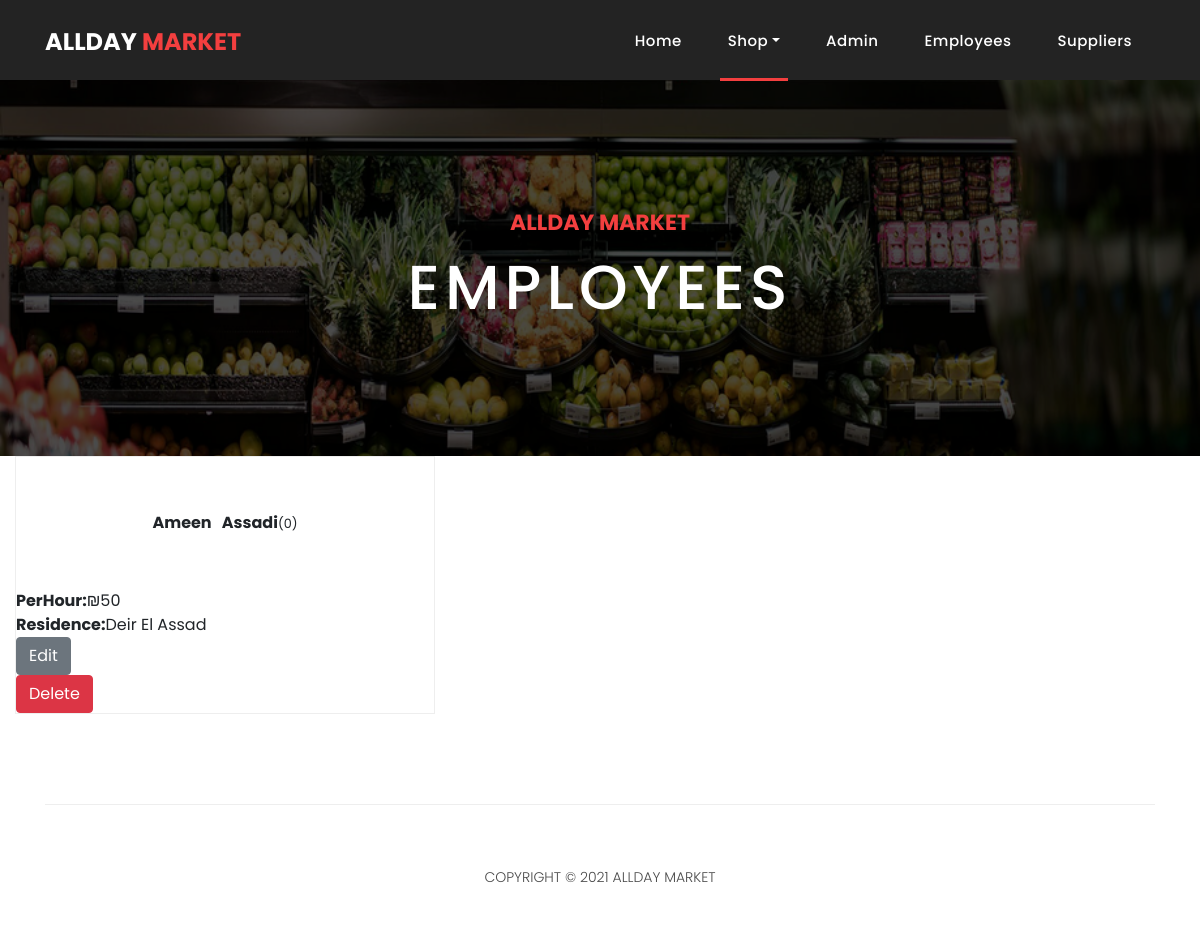
The app's page /employees.php (signed in), older data.
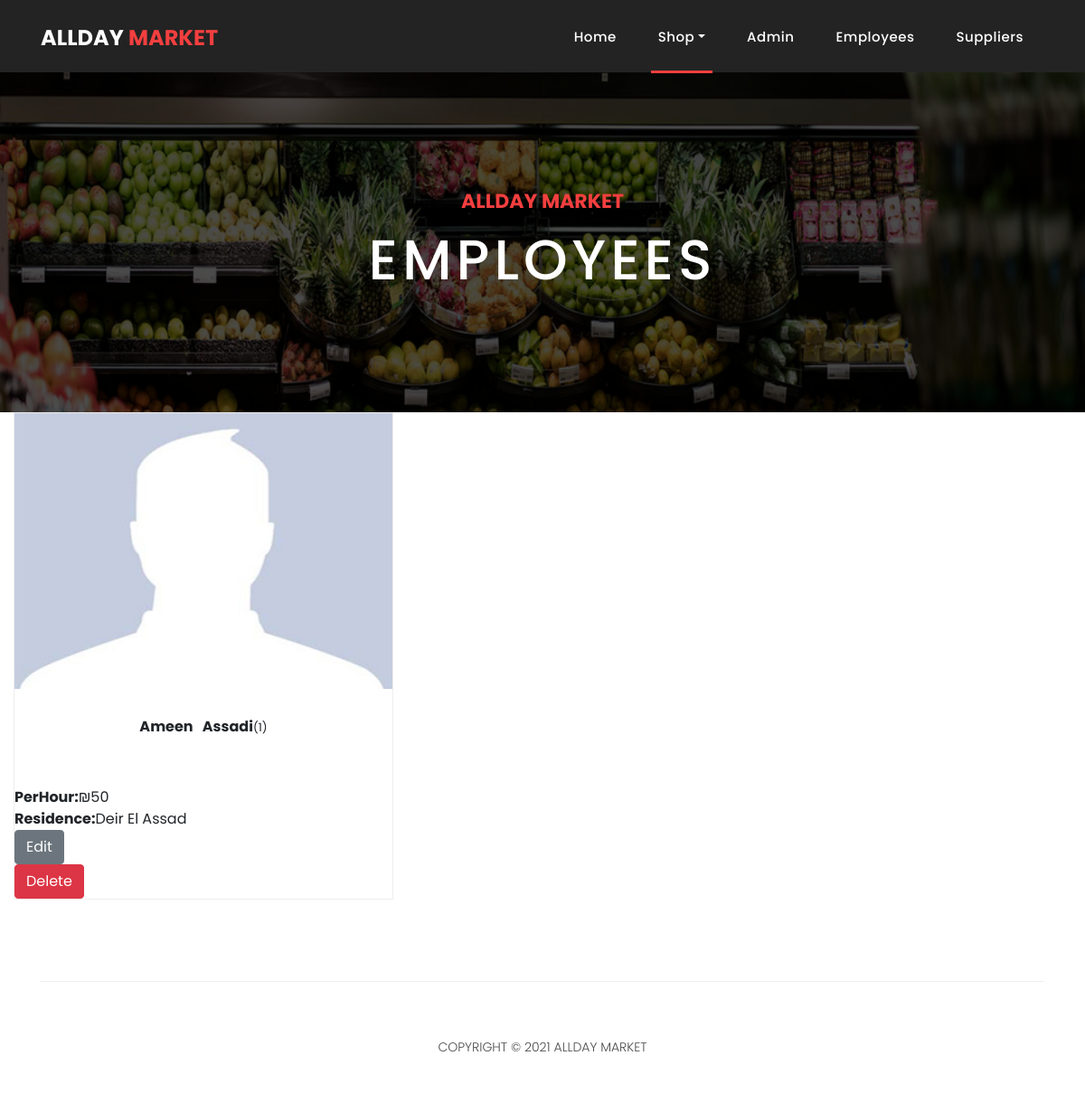
The same page, newer data.
### tables this page shows
CREATE TABLE `employees` (
  `id` int(11) NOT NULL,
  `eID` int(9) NOT NULL,
  `firstname` varchar(50) NOT NULL,
  `lastname` varchar(50) NOT NULL,
  `depNum` tinyint(1) NOT NULL,
  `perhour` int(11) NOT NULL,
  `residence` varchar(256) NOT NULL,
  `avatar` varchar(50) DEFAULT NULL
);

### employees.php (the view, shortened to what this page needs)
<!DOCTYPE html>
<html lang="en">
   <head>
      <link href="vendor/bootstrap/css/bootstrap.min.css" rel="stylesheet">
      <link rel="stylesheet" href="assets/css/fontawesome.css">
      <link rel="stylesheet" href="assets/css/style.css">
      <link rel="stylesheet" href="assets/css/owl.css">
   </head>
   <body>
      <header class="">
         <?php
            if(isset($_SESSION['email'])){
            	if($_SESSION['email'] === 'admin@allday.com'){
            $basedir = realpath(__DIR__);
            		include($basedir . '/navbars/navadmin.php');
            	}
            	else{
            $basedir = realpath(__DIR__);
            		include($basedir . '/navbars/navuser.php');
            	}
            }
            else{
            $basedir = realpath(__DIR__);
            include($basedir . '/navbars/nav.php');
            }
            ?>
      </header>
      <div class="page-heading about-heading header-text" style="background-image: url(assets/images/veghs.png);">
         <div class="container">
            <div class="row">
               <div class="col-md-12">
                  <div class="text-content">
                     <h4>AllDay Market</h4>
                     <h2>Employees</h2>
                  </div>
               </div>
            </div>
         </div>
      </div>
      <div class="col-md-9">
         <div class="row">
            <?php
                           include 'db.php';
                           $sql = "SELECT * FROM employees";
                           $stmt= mysqli_stmt_init($conn);
                           mysqli_stmt_prepare($stmt,$sql);
                           mysqli_stmt_execute($stmt);
                           $results=mysqli_stmt_get_result($stmt);
               	if(isset($_SESSION['email'])){
               	if($_SESSION['email'] === 'admin@allday.com'){
               		while ($row=mysqli_fetch_assoc($results))
               			{
               			  $ID = $row['id'];
               			  $firstname = $row['firstname'];
               			  $lastname = $row['lastname'];
               			  $perhour=$row['perhour'];
               			  $residence=$row['residence'];
               			  $img = $row['avatar'];
               			  echo '
               				<div class="col-md-6">
               				  <div class="product-item">
               					<a href="#"><img src="'.$img.'" alt=""></a>
               				   <div class="down-content">
               					<center><strong>'.$firstname.' &nbsp '.$lastname.'</strong><small>('.$ID.')</small></center>
               					 </div>
               					  <br>
               					  <div>
               					  <ul>
               					  <li><strong>PerHour:</strong>₪'.$perhour.'</li>
               					  <li><strong>Residence:</strong>'.$residence.'</li>
               					  </div>
               					  <div>
               	          	<a href="editEmployeeForm.php?id='.$ID.'">
                             <button class="btn btn-secondary" type="button" class="filled-button" class="editBtn">Edit</button>
                             </a>
                             <form action="updateEmployee.php" method="post">
                             <input type="hidden" name="id" value="'.$ID.'">
                             <fieldset>
                             <button type="submit" name="employeeDel" id="form-submit" class="btn btn-danger">Delete</button>
                             </fieldset>
                             </form>
               					</div>
               				  </div>
               				</div>
               			  ';
               			}
               	}
               	}
               else{
               			  echo '
               				You cant see here
               			  ';
               	}
               		  ?>
         </div>
      </div>
      <footer>
         <div class="container">
            <div class="row">
               <div class="col-md-12">
                  <div class="inner-content">
                     <p>Copyright © 2021 AllDay Market</p>
                  </div>
               </div>
            </div>
         </div>
      </footer>
   </body>
</html>

### navbars/navadmin.php (shortened to what this page needs)
  <nav class="navbar navbar-expand-lg">
    <div class="container">
      <a class="navbar-brand" href="index.php"><h2>AllDay <em>Market</em></h2></a>
      <div class="collapse navbar-collapse" id="navbarResponsive">
        <ul class="navbar-nav ml-auto">
            <li class="nav-item">
                <a class="nav-link" href="index.php">Home
                </a>
            </li>
                        <li class="nav-item dropdown active">
                <a class="nav-link dropdown-toggle" data-toggle="dropdown" href="#" role="button" aria-haspopup="true" aria-expanded="false">Shop</a>
            </li>
<li class="nav-item"><a class="nav-link" href="adminCp.php">Admin</a></li>
<li class="nav-item"><a class="nav-link" href="employees.php">Employees</a></li>
<li class="nav-item"><a class="nav-link" href="suppliers.php">Suppliers</a></li>
        </ul>
      </div>
    </div>
  </nav>

### assets/css/style.css (style rules this page uses)
body { font-family: 'Poppins', sans-serif; overflow-x: hidden; text-rendering: optimizeLegibility; -webkit-font-smoothing: antialiased; -moz-osx-font-smoothing: grayscale; }
p { margin-bottom: 0px; font-size: 14px; font-weight: 300; color: #4a4a4a; line-height: 24px; }
a { text-decoration: none!important; }
ul { padding: 0; margin: 0; list-style: none; }
h1,h2,h3,h4,h5,h6 { margin: 0px; }
.page-heading { padding: 210px 0px 130px 0px; text-align: center; background-position: center center; background-repeat: no-repeat; background-size: cover; }
.page-heading .text-content h4 { color: #f33f3f; font-size: 22px; text-transform: uppercase; font-weight: 700; margin-bottom: 15px; }
.page-heading .text-content h2 { color: #fff; font-size: 62px; text-transform: uppercase; letter-spacing: 5px; }
header { position: absolute; z-index: 99999; width: 100%; height: 80px; background-color: #232323; -webkit-transition: all 0.3s ease-in-out 0s; -moz-transition: all 0.3s ease-in-out 0s; -o-transition: all 0.3s ease-in-out 0s; transition: all 0.3s ease-in-out 0s; }
header .navbar { padding: 17px 0px; }
.navbar .navbar-brand { float: left; margin-top: -12px; outline: none; }
.navbar .navbar-brand h2 { color: #fff; text-transform: uppercase; font-size: 24px; font-weight: 700; -webkit-transition: all .3s ease 0s; -moz-transition: all .3s ease 0s; -o-transition: all .3s ease 0s; transition: all .3s ease 0s; }
.navbar .navbar-brand h2 em { font-style: normal; color: #f33f3f; }
#navbarResponsive { z-index: 999; }
.navbar-collapse { text-align: center; }
.navbar .navbar-nav .nav-item { margin: 0px 15px; }
.navbar .navbar-nav a.nav-link { text-transform: capitalize; font-size: 15px; font-weight: 500; letter-spacing: 0.5px; color: #fff; transition: all 0.5s; margin-top: 5px; }
.navbar .navbar-nav .nav-link:hover, .navbar .navbar-nav .active>.nav-link, .navbar .navbar-nav .nav-link.active, .navbar .navbar-nav .nav-link.show, .navbar .navbar-nav .show>.nav-link { color: #fff; padding-bottom: 25px; border-bottom: 3px solid #f33f3f; }
.product-item { border: 1px solid #eee; margin-bottom: 30px; }
.product-item .down-content { padding: 30px; position: relative; }
.product-item img { width: 100%; overflow: hidden; }
footer { text-align: center; }
footer .inner-content { border-top: 1px solid #eee; margin-top: 60px; padding: 60px 0px; }
footer .inner-content p { text-transform: uppercase; }
.page-heading { position:relative; }
.page-heading:before { content:''; position:absolute; top:0; left:0; bottom:0; right:0; background-color:rgba(0,0,0,.7); }
.page-heading .container { position:relative; z-index: 2; }

Row changes from the older to the newer data that the page shows:
removed employees: firstname "Ameen", lastname "Assadi", id "0", perhour "50", residence "Deir El Assad"
added employees: avatar (placeholder picture), firstname "Ameen", lastname "Assadi", id "1", perhour "50", residence "Deir El Assad"
